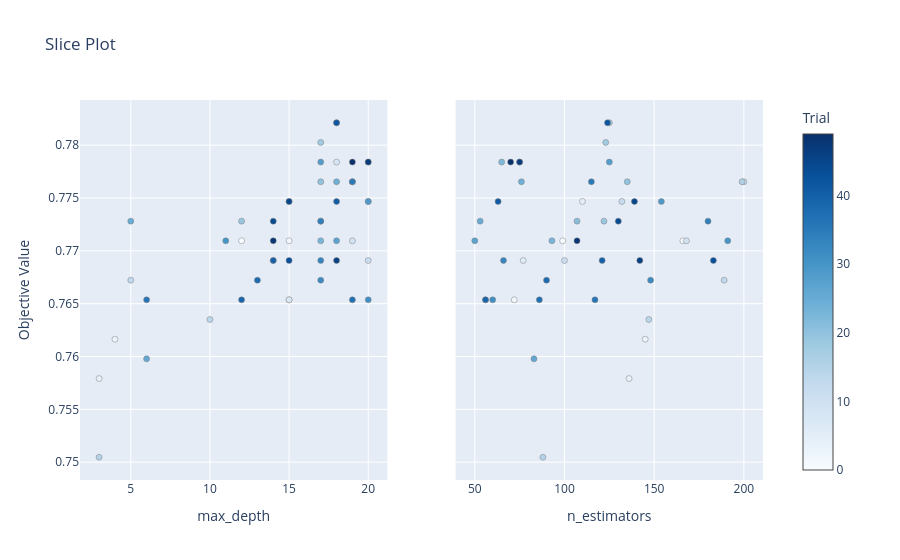

This figure's notebook cell:
### Code cell
# 3. Slice Plot
plot_slice(study).show()

### Figure 1 — Plotly figure (JSON) as saved in the notebook; plotly's stock layout.template omitted (floating-point values rounded to 4 significant figures)
{"data": [{"marker": {"color": [0, 1, 2, 3, 4, 5, 6, 7, 8, 9, 10, 11, 12, 13, 14, 15, 16, 17, 18, 19, 20, 21, 22, 23, 24, 25, 26, 27, 28, 29, 30, 31, 32, 33, 34, 35, 36, 37, 38, 39, 40, 41, 42, 43, 44, 45, 46, 47, 48, 49], "colorbar": {"title": {"text": "Trial"}, "x": 1, "xpad": 40}, "colorscale": [[0, "rgb(247,251,255)"], [0.125, "rgb(222,235,247)"], [0.25, "rgb(198,219,239)"], [0.375, "rgb(158,202,225)"], [0.5, "rgb(107,174,214)"], [0.625, "rgb(66,146,198)"], [0.75, "rgb(33,113,181)"], [0.875, "rgb(8,81,156)"], [1, "rgb(8,48,107)"]], "line": {"color": "Grey", "width": 0.5}, "showscale": true}, "mode": "markers", "name": "Feasible Trial", "showlegend": false, "type": "scatter", "x": [12, 15, 15, 4, 3, 15, 14, 15, 18, 19, 19, 20, 20, 5, 10, 3, 19, 18, 17, 12, 17, 17, 20, 17, 18, 5, 6, 18, 17, 20, 11, 20, 17, 17, 17, 19, 6, 19, 13, 12, 14, 18, 18, 15, 14, 15, 18, 20, 14, 19], "xaxis": "x", "y": [0.7709, 0.7709, 0.7654, 0.7616, 0.7579, 0.7747, 0.7691, 0.7654, 0.7784, 0.7709, 0.7765, 0.7691, 0.7747, 0.7672, 0.7635, 0.7505, 0.7765, 0.7821, 0.7803, 0.7728, 0.7765, 0.7728, 0.7784, 0.7709, 0.7765, 0.7728, 0.7598, 0.7709, 0.7784, 0.7747, 0.7709, 0.7654, 0.7672, 0.7691, 0.7728, 0.7765, 0.7654, 0.7654, 0.7672, 0.7654, 0.7691, 0.7747, 0.7821, 0.7691, 0.7728, 0.7747, 0.7691, 0.7784, 0.7709, 0.7784], "yaxis": "y"}, {"marker": {"color": [0, 1, 2, 3, 4, 5, 6, 7, 8, 9, 10, 11, 12, 13, 14, 15, 16, 17, 18, 19, 20, 21, 22, 23, 24, 25, 26, 27, 28, 29, 30, 31, 32, 33, 34, 35, 36, 37, 38, 39, 40, 41, 42, 43, 44, 45, 46, 47, 48, 49], "colorbar": {"title": {"text": "Trial"}, "x": 1, "xpad": 40}, "colorscale": [[0, "rgb(247,251,255)"], [0.125, "rgb(222,235,247)"], [0.25, "rgb(198,219,239)"], [0.375, "rgb(158,202,225)"], [0.5, "rgb(107,174,214)"], [0.625, "rgb(66,146,198)"], [0.75, "rgb(33,113,181)"], [0.875, "rgb(8,81,156)"], [1, "rgb(8,48,107)"]], "line": {"color": "Grey", "width": 0.5}, "showscale": false}, "mode": "markers", "name": "Feasible Trial", "showlegend": false, "type": "scatter", "x": [99, 166, 72, 145, 136, 110, 77, 56, 75, 168, 200, 100, 132, 189, 147, 88, 199, 125, 123, 122, 135, 107, 65, 93, 76, 53, 83, 50, 125, 154, 191, 60, 148, 66, 180, 115, 117, 86, 90, 56, 121, 63, 124, 183, 130, 139, 142, 75, 107, 70], "xaxis": "x2", "y": [0.7709, 0.7709, 0.7654, 0.7616, 0.7579, 0.7747, 0.7691, 0.7654, 0.7784, 0.7709, 0.7765, 0.7691, 0.7747, 0.7672, 0.7635, 0.7505, 0.7765, 0.7821, 0.7803, 0.7728, 0.7765, 0.7728, 0.7784, 0.7709, 0.7765, 0.7728, 0.7598, 0.7709, 0.7784, 0.7747, 0.7709, 0.7654, 0.7672, 0.7691, 0.7728, 0.7765, 0.7654, 0.7654, 0.7672, 0.7654, 0.7691, 0.7747, 0.7821, 0.7691, 0.7728, 0.7747, 0.7691, 0.7784, 0.7709, 0.7784], "yaxis": "y2"}], "layout": {"title": {"text": "Slice Plot"}, "xaxis": {"anchor": "y", "domain": [0, 0.45], "title": {"text": "max_depth"}}, "xaxis2": {"anchor": "y2", "domain": [0.55, 1], "title": {"text": "n_estimators"}}, "yaxis": {"anchor": "x", "domain": [0, 1], "title": {"text": "Objective Value"}}, "yaxis2": {"anchor": "x2", "domain": [0, 1], "matches": "y", "showticklabels": false}}}
